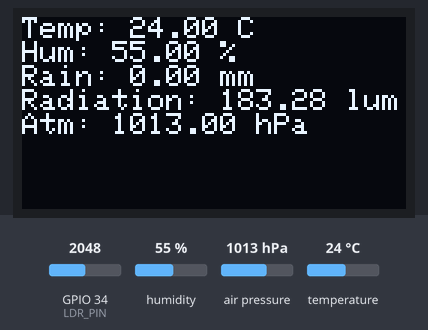
Bench run of a sketch on a simulated ESP32. Parts: 128×64 one-colour display. The inputs (shaded band) are chosen by the test bench; at power-on: humidity 55 %, air pressure 1013 hPa, GPIO 34 (LDR_PIN) = 2048, temperature 24 °C. WiFi joins after 1.5 s; servers stay silent unless stated; random numbers use the default seed unless the sketch sets one; no MQTT or app messages arrive unless stated; what the sketch prints to the serial monitor is not drawn.

Above: at 2.7 s.
2.8 s: humidity set to 22 %
At 4.1 s:
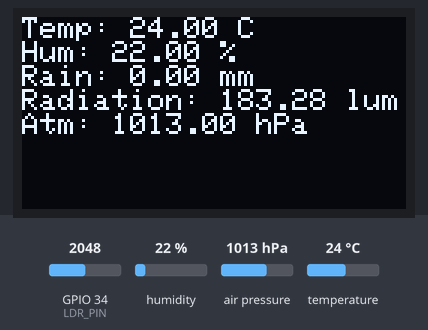
5.5 s: air pressure set to 952 hPa
At 6.5 s:
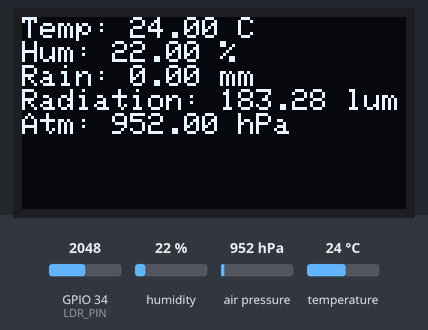
8.2 s: GPIO 34 (LDR_PIN) set to 2866
At 11.0 s:
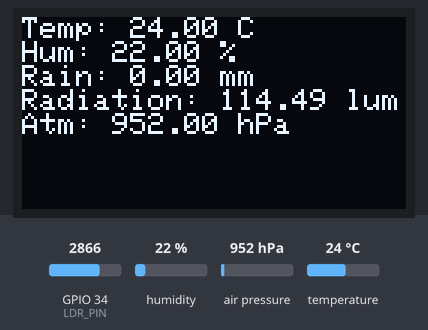
11.3 s: temperature set to 12 °C
At 12.5 s:
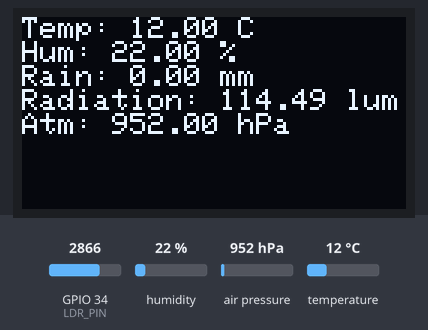
14.0 s: air pressure set to 975 hPa
At 17.2 s:
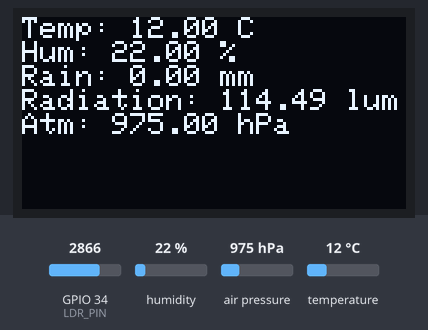
17.5 s: GPIO 34 (LDR_PIN) set to 3972
At 18.5 s:
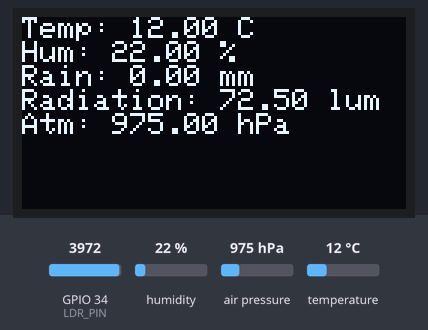
Timing chart, 0 to 20.5 s (numbered marks = the images above; inputs shaded):
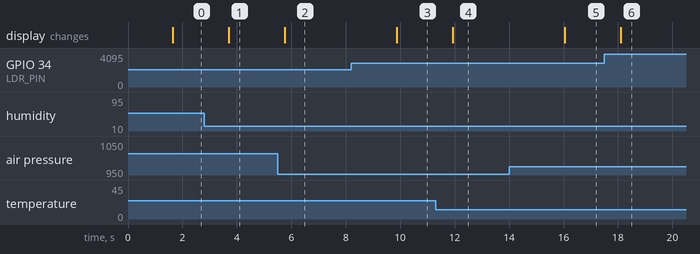

The sketch:

final_year_main.ino
```cpp
#include <SPI.h>

// Sensors
#include <Wire.h>
#include <Adafruit_BMP280.h>
#include <Adafruit_Sensor.h>
#include <DHT.h>
#include <DHT_U.h>

#include <Adafruit_GFX.h>
#include <Adafruit_SH110X.h>

// WiFi + MQTT
#include <WiFi.h>
#include <PubSubClient.h>
#include <WiFiClientSecure.h>

#define DHTPIN 4
#define DHTTYPE DHT11

#define LDR_PIN 34

DHT dht(DHTPIN, DHTTYPE);
Adafruit_BMP280 bmp;

#define I2C_ADD 0x3C

// SPI pins
#define SCK_PIN 18
#define MISO_PIN 19
#define MOSI_PIN 23
#define SS_PIN 5

SPIClass spi = SPIClass(VSPI);

SPISettings settings(1000000, MSBFIRST, SPI_MODE0);

// OLED
Adafruit_SH1106G display(128,64,&Wire,-1);

// WiFi
const char* ssid = "Motorolag54";
const char* password = "24246262";

// const char* ssid = "Ritesh";
// const char* password = "ritesh2004";

int ldrValue = 0;

// MQTT
#define MQTT_BROKER "d85b561d6bee461aa99610ea09619324.s1.eu.hivemq.cloud"
#define MQTT_PORT 8883
#define MQTT_USER "final_year_project"
#define MQTT_PASSWORD "Final_year_project26"
#define MQTT_TOPIC "sensor/data"

WiFiClientSecure espClient;
PubSubClient mqttClient(espClient);

const float rainMM = 0.173;

void setup_wifi() {

  Serial.print("Connecting WiFi");

  WiFi.begin(ssid, password);

  while (WiFi.status() != WL_CONNECTED) {
    delay(500);
    Serial.print(".");
  }

  Serial.println("\nWiFi Connected");
}

void reconnect() {

  while (!mqttClient.connected()) {

    Serial.print("Connecting MQTT...");

    String clientId = "ESP32Client-";
    clientId += String(random(0xffff), HEX);

    if (mqttClient.connect(clientId.c_str(), MQTT_USER, MQTT_PASSWORD)) {
      Serial.println("Connected");
    }
    else {
      Serial.println("Retrying...");
      delay(5000);
    }
  }
}

void setup() {

  Serial.begin(115200);

  pinMode(LDR_PIN, INPUT);

  dht.begin();

  spi.begin(SCK_PIN, MISO_PIN, MOSI_PIN, SS_PIN);

  pinMode(SS_PIN, OUTPUT);
  digitalWrite(SS_PIN, HIGH);

  if (!bmp.begin(0x76)) {
    Serial.println("BMP280 not found");
    while (1);
  }

  display.begin(I2C_ADD,true);
  display.clearDisplay();

  setup_wifi();

  espClient.setInsecure();

  mqttClient.setServer(MQTT_BROKER, MQTT_PORT);

  reconnect();

  Serial.println("ESP32 Master Ready");
}

void loop() {

  display.clearDisplay();

  // DHT
  float humidity = dht.readHumidity();
  float temp = dht.readTemperature();

  // BMP280
  float pressure = bmp.readPressure()/100.0;

  // LDR
  ldrValue = analogRead(LDR_PIN);
  // Serial.printf("LDR: %d", ldrValue);
  float radiation = 500.0 / pow((ldrValue / 1000.0), 1.4);

  // -------- WIND SPEED --------
  // byte command = 0x01;
  // byte received;

  // SPI.beginTransaction(settings);

  // digitalWrite(SS_PIN, LOW);
  // received = SPI.transfer(command);
  // digitalWrite(SS_PIN, HIGH);

  // SPI.endTransaction();

  // float windSpeed = (float)received;

  // -------- RAIN GAUGE --------
  byte command = 0x02;
  byte received;

  spi.beginTransaction(SPISettings(1000000, MSBFIRST, SPI_MODE0));

  digitalWrite(SS_PIN, LOW);
  received = spi.transfer(command);
  digitalWrite(SS_PIN, HIGH);

  spi.endTransaction();

  int tips = (int) received;
  float rainfall = tips * rainMM;

  // -------- SERIAL OUTPUT --------
  Serial.println("----- Weather Data -----");

  Serial.print("Temp: ");
  Serial.println(temp);

  Serial.print("Humidity: ");
  Serial.println(humidity);

  Serial.print("Pressure: ");
  Serial.println(pressure);

  // Serial.print("Wind Speed: ");
  // Serial.println(windSpeed);

  Serial.print("Rainfall: ");
  Serial.println(rainfall);

  Serial.print("Radiation: ");
  Serial.println(radiation);

  Serial.println("------------------------");

  if (!mqttClient.connected()) reconnect();

  mqttClient.loop();

  // MQTT Payload
  String payload =
  "{"
  "\"temperature\":" + String(temp) +
  ",\"humidity\":" + String(humidity) +
  ",\"atmosphericPressure\":" + String(pressure) +
  // ",\"windspeed\":" + String(windSpeed) +
  ",\"rainfall\":" + String(rainfall) +
  ",\"radiation\":" + String(radiation) +
  "}";

  mqttClient.publish(MQTT_TOPIC, payload.c_str());

  // OLED DISPLAY
  display.setTextSize(1);
  display.setTextColor(SH110X_WHITE);
  display.setCursor(0,0);

  display.print("Temp: ");
  display.print(temp);
  display.println(" C");

  display.print("Hum: ");
  display.print(humidity);
  display.println(" %");

  // display.print("Wind: ");
  // display.println(windSpeed);

  display.print("Rain: ");
  display.print(rainfall);
  display.println(" mm");

  display.print("Radiation: ");
  display.print(radiation);
  display.println(" lum");

  display.print("Atm: ");
  display.print(pressure);
  display.println(" hPa");

  display.display();

  delay(2000);
}
```

Measured:
- after the input at 2.8 s, the display: changes after 0.90 s (image 1)
- after the input at 5.5 s, the display: changes after 0.25 s (image 2)
- after the input at 8.2 s, the display: changes after 1.7 s (image 3)
- after the input at 11.3 s, the display: changes after 0.62 s (image 4)
- after the input at 14.0 s, the display: changes after 2.0 s (image 5)
- after the input at 17.5 s, the display: changes after 0.59 s (image 6)
